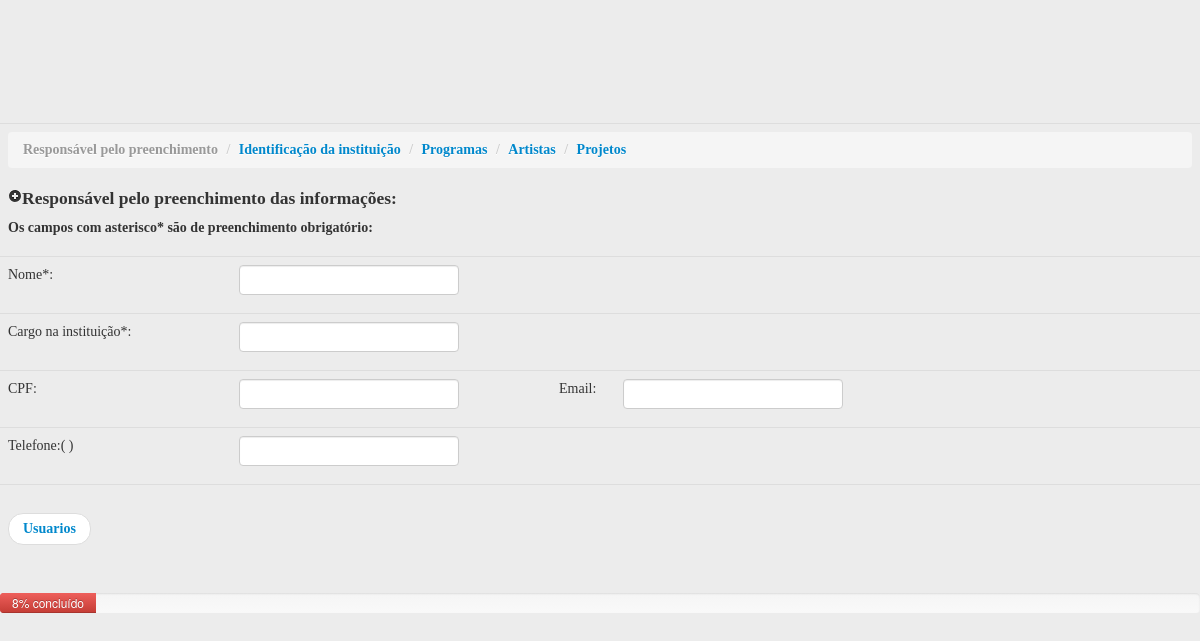
Page /admin/acessando/mapeamento.php?aces=edsonlima on the earlier database version.
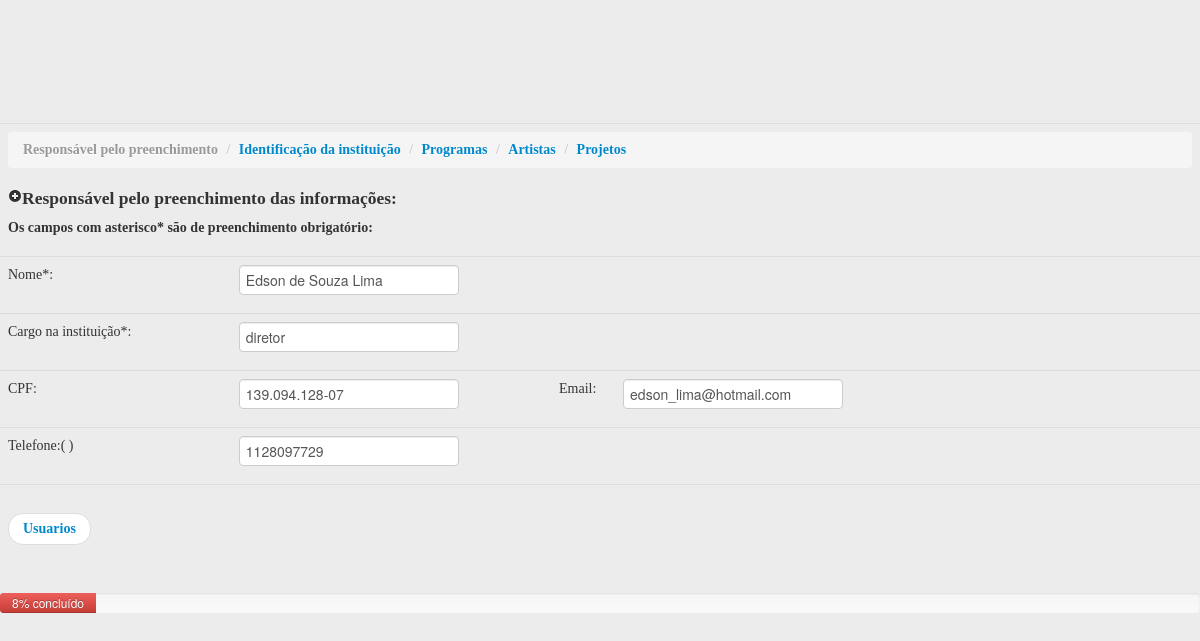
Same page on the later database version.
### tables this page shows
CREATE TABLE `mapeamento` (
  `idmapeamento` int(11) NOT NULL auto_increment,
  `nome` varchar(45) NOT NULL,
  `cargointituicao` varchar(45) NOT NULL,
  `cpf` varchar(45) default NULL,
  `email` varchar(45) default NULL,
  `telefone` varchar(45) default NULL,
  `usuario` varchar(45) NOT NULL,
  `preenchido` char(1) default NULL,
  `data` varchar(45) default NULL,
  `hora` varchar(45) default NULL,
  PRIMARY KEY  (`idmapeamento`,`usuario`)
);

### admin/acessando/mapeamento.php (the view, shortened to what this page needs)
<!DOCTYPE html PUBLIC "-//W3C//DTD XHTML 1.0 Transitional//EN" "http://www.w3.org/TR/xhtml1/DTD/xhtml1-transitional.dtd">
<html xmlns="http://www.w3.org/1999/xhtml">
<head>
<link href="../../css/bootstrap.css" rel="stylesheet">
<link href="../../css/bootstrap-responsive.css" rel="stylesheet">
</head>
<?
	if(empty($_GET["aces"])) {
	}else{
	$Login = ($_GET["aces"]);
	}
	$sql = "select * from mapeamento Where usuario= '$Login'";
	$Resultado = mysql_query($sql) or die("Erro: " . mysql_error());
	while ($array_exibir = mysql_fetch_array($Resultado))
	{
		$txtNome = ($array_exibir['nome']);
		$txtCargoInstituicao = ($array_exibir['cargointituicao']);
		$txtCpf = ($array_exibir['cpf']);
		$txtTelefone = ($array_exibir['telefone']);
		$txtEmail = ($array_exibir['email']);
	}
?>
    <link rel="stylesheet" href="../../css/validationEngine.jquery.css" type="text/css"/>
	<link rel="stylesheet" href="../../css/template.css" type="text/css"/>
</head>
<body>
<form id="form1" name="form1" method="post" action="sql/mapeamento.php">
 <div>
     <table width="98%" class="table table-hover" align="center" cellpadding="2" cellspacing="2" style="font-family: Verdana;">
       <tr>
      <th colspan="4" align="left" scope="row">
	  		<ul class="breadcrumb">
			  <li  class="active"><a href="mapeamento.php?aces=<?php echo $Login;?>"></a>Responsável pelo preenchimento <span class="divider">/</span></li>
			  <li><a href="parteI.php?aces=<?php echo $Login;?>">Identificação da instituição</a> <span class="divider">/</span></li>
			  <li><a href="parteII.php?aces=<?php echo $Login;?>">Programas</a> <span class="divider">/</span></li>
			  <li><a href="parteIII.php?aces=<?php echo $Login;?>">Artistas</a> <span class="divider">/</span></li>
			  <li><a href="parteIV.php?aces=<?php echo $Login;?>">Projetos</a></li>
			</ul>
        <label><h4><i class="icon-plus-sign"></i>Responsável pelo preenchimento das informações:</h4></label>
        <label>
          <h5>Os campos com asterisco* são de preenchimento obrigatório:</h5>
        </label>
         </th>
      </tr>
      <tr>
      <th width="160" align="center" scope="row"> <label id="lblnome">Nome*:</label></th>
      <td colspan="3"><input name="txtNome" id="idFrmNome" value="<?php echo $txtNome;?>"
      type="text" size="94" class="validate[required] text-input"/>
      </td>
      </tr>
      <tr>
      <th height="32" align="center" scope="row"><label id="lblCargoInstituicao">Cargo na instituição*:</label></th>
      <td colspan="3"><input name="txtCargoInstituicao" id="idFrmCargoIntituicao"
       value="<?php echo $txtCargoInstituicao;?>" type="text" size="94" class="validate[required] text-input"/>
       </td>
      </tr>
      <tr>
      <th align="center" scope="row"><label id="cpf">CPF:</label></th>
      <td width="151">
        <input name="txtCpf"  maxlength="14" value="<?php echo $txtCpf;?>" type="text"
        onKeyPress="Mascara('cpf', window.event.keyCode, 'document.form1.txtCpf')";/>
      </td>
      <td width="41"><label id="email">
      <div align="center">Email:</div>
      </label>
      </td>
      <td width="430">
      <input type="text" name="txtEmail" value="<?php echo $txtEmail;?>" size="46"
      class="validate[custom[email]] text-input" type="text" name="optional" id="optional" />
      </td>
      </tr>
      <tr>
      <th align="center" scope="row">
      <label id="telefone">Telefone:( )</label>
      <td>
        <input name="txtTelefone" maxlength="15" value="<?php echo $txtTelefone;?>" type="text"
         onKeyPress="SoNumero();Mascara('telefone', window.event.keyCode, 'document.form1.txtTelefone');"/>
       </td>
      <td colspan="2">
      </td>
      </tr>
      <tr>
      <th colspan="4" align="left" scope="row">
          <div align="center">
		  <ul class="pager">
		  <li class="previous">
			<a href="../usuarios.php">Usuarios</a>
		  </li>
 		 </ul>
			</div>
          </th>
      </tr>
      </table>
        <div class="progress progress-danger">
          <div class="bar" style="width: 8%;">8% concluído</div>
        </div>
</form>
</body>
</html>

Differences in the rows shown:
added mapeamento: txtNome "Edson de Souza Lima", txtCargoInstituicao "diretor", txtCpf "139.094.128-07", txtEmail "edson_lima@hotmail.com", txtTelefone "1128097729"
